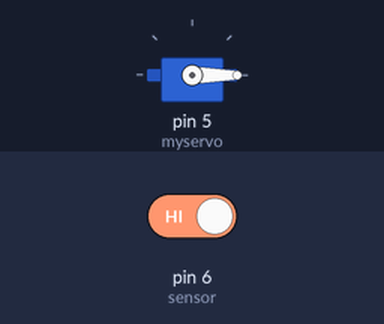
Bench run of a sketch on a simulated Arduino Uno, built with avr-gcc and run on an emulated ATmega328P. Shown: servo. The test bench sets the inputs (shaded band); at power-on: pin 6 (sensor) HIGH. What the sketch prints to the serial monitor is not drawn.

Above: at 1.2 s.
1.3 s: pin 6 (sensor) driven LOW
At 1.7 s:
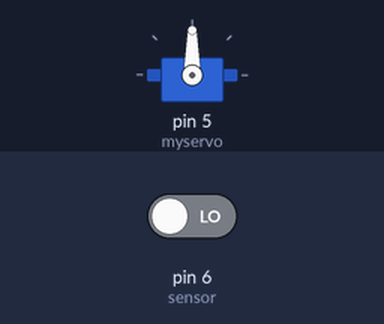
4.3 s: pin 6 (sensor) driven HIGH
At 5.2 s:
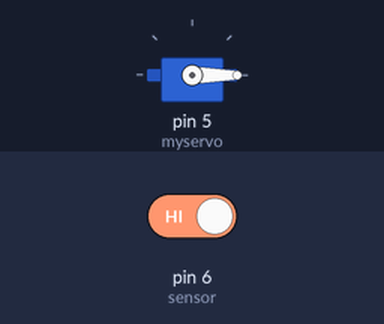
Timing chart, 0 to 7.3 s (numbered marks = the images above; inputs shaded):
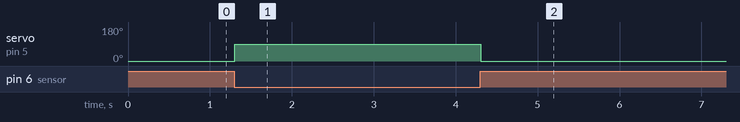

Measured:
- after the input at 1.3 s, servo on pin 5 (myservo): 0° → 90° at once
- after the input at 4.3 s, servo on pin 5 (myservo): 90° → 0° at once

The sketch:

soap.ino
```cpp
#include <Servo.h>

Servo myservo;
int sensor = 6;
void setup() {
  pinMode(sensor, INPUT);
  Serial.begin(9600);
  myservo.attach(5);
  myservo.write(0);

}

void loop() {
  int valueSensor =  digitalRead(6);
  Serial.println(valueSensor);

  if (valueSensor == 0) {
    myservo.write(90);
    delay(500);
    myservo.write(0);
  }

}
```
